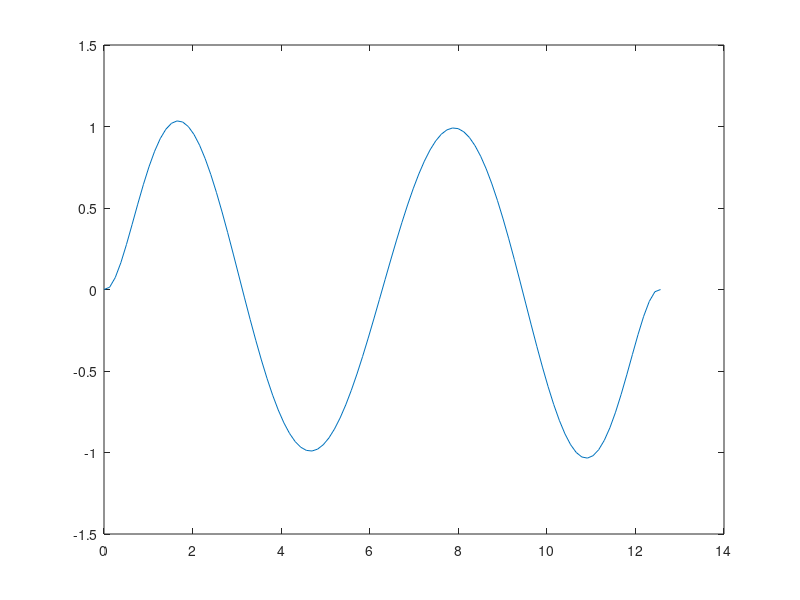

Recreate this plot in MATLAB.
function [] = fit()
x = linspace(0,4*pi,10);
y = sin(x);
p = polyfit(x,y,7);
x1 = linspace(0,4*pi);
y1 = polyval(p,x1);
plot(x1,y1);
